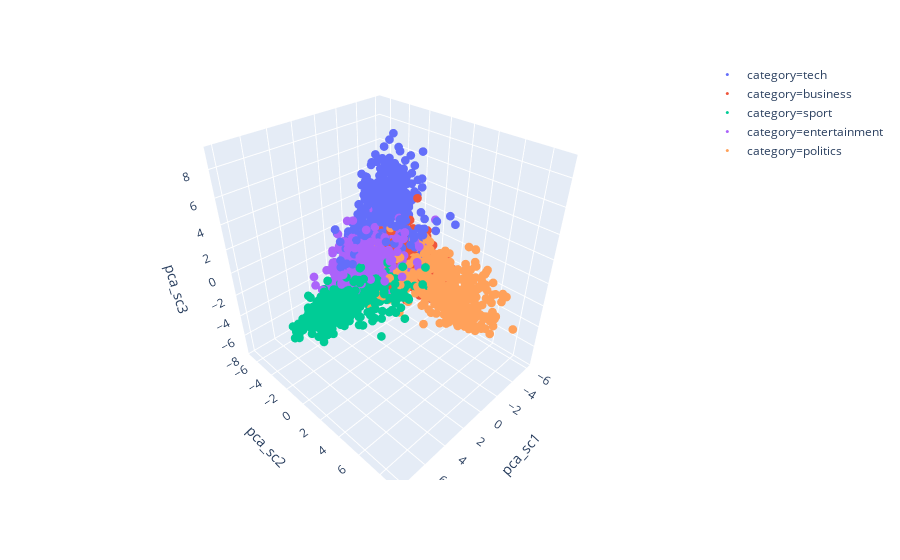

Notebook source saved alongside this figure:
### Code cell
fig = px.scatter_3d(df, x='pca_sc1', y='pca_sc2', z='pca_sc3', color='category')
fig.update_traces(marker=dict(size=3))
fig.show()

### Figure 1 — Plotly figure (JSON) as saved in the notebook; plotly's stock layout.template omitted (floating-point values rounded to 4 significant figures; data arrays with more than 128 entries replaced by an {"elided": "..."} marker saying what was removed)
{"data": [{"hoverlabel": {"namelength": 0}, "hovertemplate": "category=tech<br>pca_sc1=%{x}<br>pca_sc2=%{y}<br>pca_sc3=%{z}", "legendgroup": "category=tech", "marker": {"color": "#636efa", "size": 3, "symbol": "circle"}, "mode": "markers", "name": "category=tech", "scene": "scene", "showlegend": true, "type": "scatter3d", "x": {"elided": "401 float values"}, "y": {"elided": "401 float values"}, "z": {"elided": "401 float values"}}, {"hoverlabel": {"namelength": 0}, "hovertemplate": "category=business<br>pca_sc1=%{x}<br>pca_sc2=%{y}<br>pca_sc3=%{z}", "legendgroup": "category=business", "marker": {"color": "#EF553B", "size": 3, "symbol": "circle"}, "mode": "markers", "name": "category=business", "scene": "scene", "showlegend": true, "type": "scatter3d", "x": {"elided": "510 float values"}, "y": {"elided": "510 float values"}, "z": {"elided": "510 float values"}}, {"hoverlabel": {"namelength": 0}, "hovertemplate": "category=sport<br>pca_sc1=%{x}<br>pca_sc2=%{y}<br>pca_sc3=%{z}", "legendgroup": "category=sport", "marker": {"color": "#00cc96", "size": 3, "symbol": "circle"}, "mode": "markers", "name": "category=sport", "scene": "scene", "showlegend": true, "type": "scatter3d", "x": {"elided": "511 float values"}, "y": {"elided": "511 float values"}, "z": {"elided": "511 float values"}}, {"hoverlabel": {"namelength": 0}, "hovertemplate": "category=entertainment<br>pca_sc1=%{x}<br>pca_sc2=%{y}<br>pca_sc3=%{z}", "legendgroup": "category=entertainment", "marker": {"color": "#ab63fa", "size": 3, "symbol": "circle"}, "mode": "markers", "name": "category=entertainment", "scene": "scene", "showlegend": true, "type": "scatter3d", "x": {"elided": "386 float values"}, "y": {"elided": "386 float values"}, "z": {"elided": "386 float values"}}, {"hoverlabel": {"namelength": 0}, "hovertemplate": "category=politics<br>pca_sc1=%{x}<br>pca_sc2=%{y}<br>pca_sc3=%{z}", "legendgroup": "category=politics", "marker": {"color": "#FFA15A", "size": 3, "symbol": "circle"}, "mode": "markers", "name": "category=politics", "scene": "scene", "showlegend": true, "type": "scatter3d", "x": {"elided": "417 float values"}, "y": {"elided": "417 float values"}, "z": {"elided": "417 float values"}}], "layout": {"legend": {"tracegroupgap": 0}, "margin": {"t": 60}, "scene": {"domain": {"x": [0, 1], "y": [0, 1]}, "xaxis": {"title": {"text": "pca_sc1"}}, "yaxis": {"title": {"text": "pca_sc2"}}, "zaxis": {"title": {"text": "pca_sc3"}}}}}
